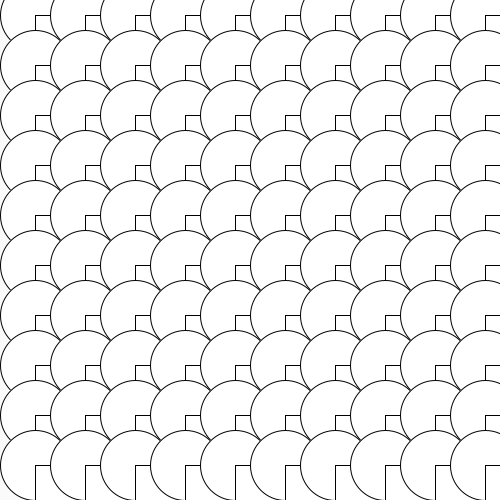
Frame 1 (no input)
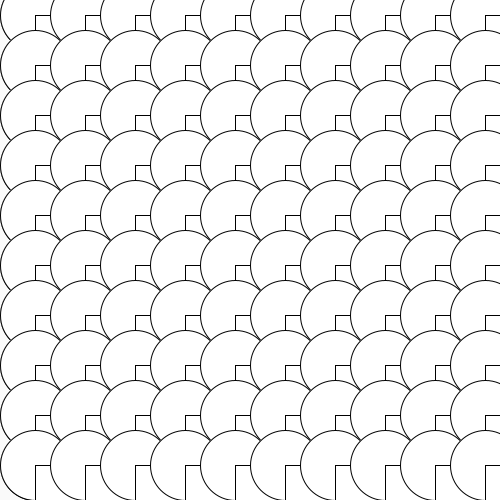
Frame 2 (the mouse pressed at the canvas centre, redrawn once)

The Processing sketch that drew these frames (run headless with seeded random() and noise(); the mouse was pressed at the canvas centre and the sketch redrawn once):

// Processing sketch: processing_80475
// ── processing_80475.pde

void setup()
{
  size(500,500);
  background(250);  
}


void draw ()
{
  //Width sert à répéter une ligne horizontalement
 for (int posX = 35; posX < width; posX = posX+50)
{
  //Height sert à répéter une ligne verticalement
  for (int posY = 15; posY < height; posY = posY+50)
  {
    ellipse(posX, posY, 70, 70);
    rect(posX, posY, 70, 70);
  }
  
}
  
 noLoop(); 
}
